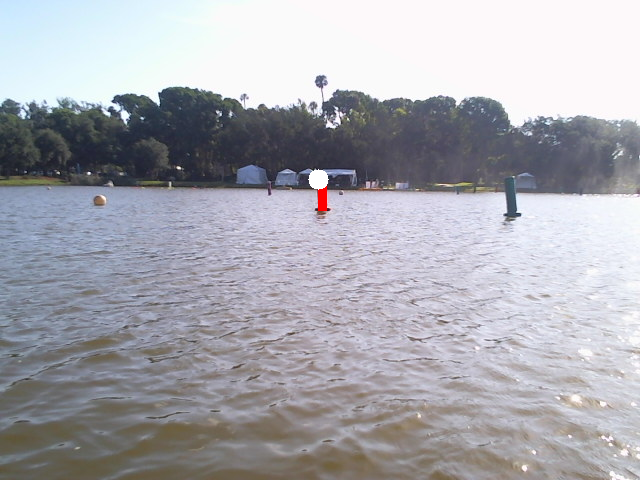
#> input picture postes/2017-06-24-09:06:19.png, 640 x 480 px, found by its file name; its folder holds only this picture in this run
$ python test_challenge_and_dbscan.py   (older library calls are emulated)
#> lines starting #> are read from the running program, lines starting #| are printed output that depends on the picture; after the words box and inside, x2 and y2 are one past the last pixel; in counts of white or black regions, pixels touching at a corner belong together
### challenges.py
'''
	@author Gabriel
'''

import Jetson.dbscan_contours
import math
import pathfindingv2 as pathfinding
from pathfinding import closest_node
from scipy import spatial
import numpy as np
import sys
sys.path.append('/usr/local/lib/python3.4/site-packages/')
import cv2

class Autonomous_Navigation:

	def __init__(self):
		self.red_lower_bounds=[]
		self.red_upper_bounds=[]
		with open('red_bounds.txt', 'r') as f:
#> (reads red_bounds.txt from the repository)
			content = f.readlines()
		content = [x.strip('\n') for x in content]
		for line in content:
			split=line.split(',')
			#print(split)
			if (len(split)>1):
				self.red_lower_bounds.append(np.array([float(split[0]),float(split[1]),float(split[2])]))
				self.red_upper_bounds.append(np.array([float(split[3]),float(split[4]),float(split[5])]))


		self.green_lower_bounds=[]
		self.green_upper_bounds=[]
		with open('green_bounds.txt', 'r') as f:
#> (reads green_bounds.txt from the repository)
			content = f.readlines()
		content = [x.strip('\n') for x in content]
		for line in content:
			split=line.split(',')
			if (len(split)>1):
				self.green_lower_bounds.append(np.array([float(split[0]),float(split[1]),float(split[2])]))
				self.green_upper_bounds.append(np.array([float(split[3]),float(split[4]),float(split[5])]))
#> further down, image is the input picture: shape (480, 640, 3); mean B, G, R 175.7, 168.7, 168.5

	def get_destination(self,image):
		h,w,c=image.shape
#> h = 480; w = 640; c = 3
		red_binary=np.zeros((h,w),dtype=np.uint8)
		green_binary=np.zeros((h,w),dtype=np.uint8)
		image2=image.copy()
		hsv=cv2.cvtColor(image,cv2.COLOR_BGR2HSV)
#> hsv: shape (480, 640, 3); mean H, S, V 104.6, 24.1, 178.6
		kernel=cv2.getStructuringElement(cv2.MORPH_RECT,(5,5))
		for i,lower in enumerate(self.green_lower_bounds):
			green_hsv_filtered=cv2.inRange(hsv,lower,self.green_upper_bounds[i])
			#print(lower)
			#print(self.green_upper_bounds[i])
			green1 = cv2.morphologyEx(green_hsv_filtered, cv2.MORPH_OPEN, kernel)
			green_binary=np.bitwise_or(green_binary,green1)


		for i,lower in enumerate(self.red_lower_bounds):
			#print(lower)
			#print(self.red_upper_bounds[i])
			red_hsv_filtered=cv2.inRange(image,lower,self.red_upper_bounds[i])
			red1 = cv2.morphologyEx(red_hsv_filtered, cv2.MORPH_OPEN, kernel)
			red_binary=np.bitwise_or(red_binary,red1)
#> this loop made 6 passes
#> pass 3, in get_destination, `red_hsv_filtered=cv2.inRange(image,lower,self.red_upper_bounds[i])`:
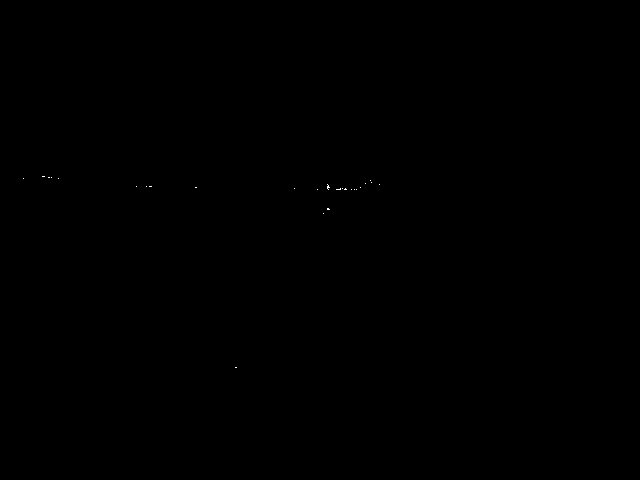
#> red_hsv_filtered: shape (480, 640); 0.02% white in thin lines or dots, all inside (x1, y1, x2, y2) = (23, 176, 380, 368)
#> after the loop: red_hsv_filtered: shape (480, 640); 0.03% white in thin lines or dots, all inside (x1, y1, x2, y2) = (21, 176, 464, 378)

		red_contours=cv2.findContours(red_binary,cv2.RETR_TREE,cv2.CHAIN_APPROX_SIMPLE)
#> red_contours = 0 contours
		green_contours=cv2.findContours(green_binary,cv2.RETR_TREE,cv2.CHAIN_APPROX_SIMPLE)
#> green_contours = 0 contours
		binary=np.bitwise_or(green_binary,red_binary)
		foundRed=False
		foundGreen=False
#> (the run stopped early here; a loop or call above may not have finished)
